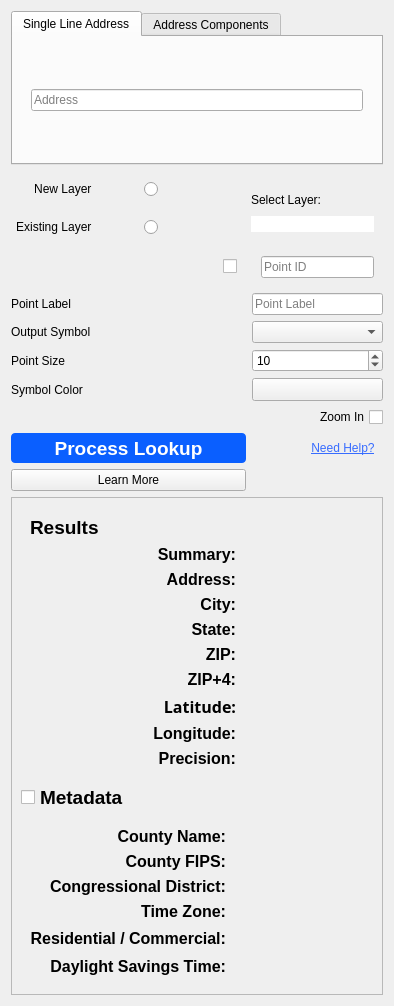
     <widget class="QWidget" name="tab">
      <attribute name="title">
       <string>Single Lookup</string>
      </attribute>
      <layout class="QGridLayout" name="gridLayout">
       <item row="3" column="3">
        <widget class="QCheckBox" name="id_check_box">
         <property name="maximumSize">
          <size>
           <width>30</width>
           <height>16777215</height>
          </size>
         </property>
         <property name="text">
          <string/>
         </property>
        </widget>
       </item>
       <item row="6" column="4">
        <widget class="QgsSpinBox" name="symbol_size_single">
         <property name="sizePolicy">
          <sizepolicy hsizetype="Expanding" vsizetype="Fixed">
           <horstretch>0</horstretch>
           <verstretch>0</verstretch>
          </sizepolicy>
         </property>
         <property name="value">
          <number>10</number>
         </property>
        </widget>
       </item>
       <item row="5" column="4">
        <widget class="QComboBox" name="symbol_drop_down_single">
         <property name="sizePolicy">
          <sizepolicy hsizetype="Expanding" vsizetype="Fixed">
           <horstretch>0</horstretch>
           <verstretch>0</verstretch>
          </sizepolicy>
         </property>
        </widget>
       </item>
       <item row="1" column="0">
        <widget class="QRadioButton" name="new_layer_radio">
         <property name="layoutDirection">
          <enum>Qt::RightToLeft</enum>
         </property>
         <property name="text">
          <string>New Layer              </string>
         </property>
        </widget>
       </item>
       <item row="9" column="0" colspan="4">
        <widget class="QPushButton" name="single_lookup">
         <property name="minimumSize">
          <size>
           <width>235</width>
           <height>30</height>
          </size>
         </property>
         <property name="font">
          <font>
           <pointsize>14</pointsize>
           <weight>75</weight>
           <bold>true</bold>
          </font>
         </property>
         <property name="cursor">
          <cursorShape>PointingHandCursor</cursorShape>
         </property>
         <property name="styleSheet">
          <string notr="true">background-color: rgb(10, 95, 255);
color: white;
border-width: 4px;
border-radius: 4px;</string>
         </property>
         <property name="text">
          <string>Process Lookup</string>
         </property>
         <property name="default">
          <bool>true</bool>
         </property>
        </widget>
       </item>
       <item row="5" column="0">
        <widget class="QLabel" name="label_12">
         <property name="text">
          <string>Output Symbol</string>
         </property>
        </widget>
       </item>
       <item row="7" column="0">
        <widget class="QLabel" name="label_11">
         <property name="maximumSize">
          <size>
           <width>16777215</width>
           <height>16777215</height>
          </size>
         </property>
         <property name="text">
          <string>Symbol Color</string>
         </property>
        </widget>
       </item>
       <item row="4" column="0">
        <widget class="QLabel" name="label_36">
         <property name="text">
          <string>Point Label</string>
         </property>
        </widget>
       </item>
       <item row="7" column="4">
        <widget class="QgsColorButton" name="symbol_color_single">
         <property name="sizePolicy">
          <sizepolicy hsizetype="Expanding" vsizetype="Fixed">
           <horstretch>0</horstretch>
           <verstretch>0</verstretch>
          </sizepolicy>
         </property>
         <property name="layoutDirection">
          <enum>Qt::RightToLeft</enum>
         </property>
         <property name="autoFillBackground">
          <bool>false</bool>
         </property>
        </widget>
       </item>
       <item row="8" column="4" alignment="Qt::AlignLeft">
        <widget class="QCheckBox" name="zoom_in">
         <property name="font">
          <font>
           <weight>50</weight>
           <bold>false</bold>
          </font>
         </property>
         <property name="mouseTracking">
          <bool>false</bool>
         </property>
         <property name="layoutDirection">
          <enum>Qt::RightToLeft</enum>
         </property>
         <property name="text">
          <string>Zoom In</string>
         </property>
        </widget>
       </item>
       <item row="12" column="0" colspan="5">
        <widget class="QFrame" name="results">
         <property name="sizePolicy">
          <sizepolicy hsizetype="Preferred" vsizetype="Fixed">
           <horstretch>0</horstretch>
           <verstretch>0</verstretch>
          </sizepolicy>
         </property>
         <property name="autoFillBackground">
          <bool>false</bool>
         </property>
         <property name="styleSheet">
          <string notr="true"/>
         </property>
         <property name="frameShape">
          <enum>QFrame::StyledPanel</enum>
         </property>
         <property name="frameShadow">
          <enum>QFrame::Raised</enum>
         </property>
         <layout class="QGridLayout" name="gridLayout_3">
          <item row="1" column="0" alignment="Qt::AlignLeft">
           <widget class="QCheckBox" name="meta_data">
            <property name="font">
             <font>
              <pointsize>14</pointsize>
              <weight>75</weight>
              <bold>true</bold>
             </font>
            </property>
            <property name="text">
             <string>Metadata</string>
            </property>
           </widget>
          </item>
          <item row="2" column="0" alignment="Qt::AlignLeft">
           <widget class="QFrame" name="meta_data_results">
            <property name="styleSheet">
             <string notr="true"/>
            </property>
            <property name="frameShape">
             <enum>QFrame::NoFrame</enum>
            </property>
            <property name="frameShadow">
             <enum>QFrame::Plain</enum>
            </property>
            <layout class="QGridLayout" name="gridLayout_2" rowstretch="0,0,0,0,0,0,0">
             <item row="0" column="0">
              <widget class="QLabel" name="label_52">
               <property name="font">
                <font>
                 <pointsize>12</pointsize>
                 <weight>75</weight>
                 <bold>true</bold>
                </font>
               </property>
               <property name="text">
                <string>&lt;html&gt;&lt;head/&gt;&lt;body&gt;&lt;p align=&quot;right&quot;&gt;County Name:&lt;/p&gt;&lt;/body&gt;&lt;/html&gt;</string>
               </property>
              </widget>
             </item>
             <item row="0" column="1" alignment="Qt::AlignLeft">
              <widget class="QLabel" name="county_name_result">
               <property name="font">
                <font>
                 <pointsize>12</pointsize>
                </font>
               </property>
               <property name="text">
                <string/>
               </property>
              </widget>
             </item>
             <item row="1" column="0">
              <widget class="QLabel" name="label_53">
               <property name="font">
                <font>
                 <pointsize>12</pointsize>
                 <weight>75</weight>
                 <bold>true</bold>
                </font>
               </property>
               <property name="text">
                <string>&lt;html&gt;&lt;head/&gt;&lt;body&gt;&lt;p align=&quot;right&quot;&gt;County FIPS:&lt;/p&gt;&lt;/body&gt;&lt;/html&gt;</string>
               </property>
              </widget>
             </item>
             <item row="1" column="1" alignment="Qt::AlignLeft">
              <widget class="QLabel" name="county_fips_result">
               <property name="font">
                <font>
                 <pointsize>12</pointsize>
                </font>
               </property>
               <property name="text">
                <string/>
               </property>
              </widget>
             </item>
             <item row="2" column="0">
              <widget class="QLabel" name="label_56">
               <property name="font">
                <font>
                 <pointsize>12</pointsize>
                 <weight>75</weight>
                 <bold>true</bold>
                </font>
               </property>
               <property name="text">
                <string>&lt;html&gt;&lt;head/&gt;&lt;body&gt;&lt;p align=&quot;right&quot;&gt;Congressional District:&lt;/p&gt;&lt;/body&gt;&lt;/html&gt;</string>
               </property>
              </widget>
             </item>
             <item row="2" column="1" alignment="Qt::AlignLeft">
              <widget class="QLabel" name="congressional_district_result">
               <property name="font">
                <font>
                 <pointsize>12</pointsize>
                </font>
               </property>
               <property name="text">
                <string/>
               </property>
              </widget>
             </item>
             <item row="3" column="0">
              <widget class="QLabel" name="label_55">
               <property name="font">
                <font>
                 <pointsize>12</pointsize>
                 <weight>75</weight>
                 <bold>true</bold>
                </font>
               </property>
               <property name="text">
                <string>&lt;html&gt;&lt;head/&gt;&lt;body&gt;&lt;p align=&quot;right&quot;&gt;Time Zone:&lt;/p&gt;&lt;/body&gt;&lt;/html&gt;</string>
               </property>
              </widget>
             </item>
             <item row="3" column="1" rowspan="2" alignment="Qt::AlignLeft">
              <widget class="QLabel" name="time_zone_result">
               <property name="font">
                <font>
                 <pointsize>12</pointsize>
                </font>
               </property>
               <property name="text">
                <string/>
               </property>
              </widget>
             </item>
             <item row="4" column="0" rowspan="2">
              <widget class="QLabel" name="label_54">
               <property name="font">
                <font>
                 <pointsize>12</pointsize>
                 <weight>75</weight>
                 <bold>true</bold>
                </font>
               </property>
               <property name="text">
                <string>&lt;html&gt;&lt;head/&gt;&lt;body&gt;&lt;p align=&quot;right&quot;&gt;Residential / Commercial:&lt;/p&gt;&lt;/body&gt;&lt;/html&gt;</string>
               </property>
              </widget>
             </item>
             <item row="5" column="1" alignment="Qt::AlignLeft">
              <widget class="QLabel" name="rdi_result">
               <property name="font">
                <font>
                 <pointsize>12</pointsize>
                </font>
               </property>
               <property name="text">
                <string/>
               </property>
              </widget>
             </item>
             <item row="6" column="0">
              <widget class="QLabel" name="label_57">
               <property name="font">
                <font>
                 <pointsize>12</pointsize>
                 <weight>75</weight>
                 <bold>true</bold>
                </font>
               </property>
               <property name="text">
                <string>&lt;html&gt;&lt;head/&gt;&lt;body&gt;&lt;p align=&quot;right&quot;&gt;Daylight Savings Time:&lt;/p&gt;&lt;/body&gt;&lt;/html&gt;</string>
               </property>
              </widget>
             </item>
             <item row="6" column="1" alignment="Qt::AlignLeft">
              <widget class="QLabel" name="dst_result">
               <property name="font">
                <font>
                 <pointsize>12</pointsize>
                </font>
               </property>
               <property name="text">
                <string/>
               </property>
              </widget>
             </item>
            </layout>
           </widget>
          </item>
          <item row="0" column="0" alignment="Qt::AlignLeft">
           <widget class="QFrame" name="frame_2">
            <property name="sizePolicy">
             <sizepolicy hsizetype="Fixed" vsizetype="Preferred">
              <horstretch>0</horstretch>
              <verstretch>0</verstretch>
             </sizepolicy>
            </property>
            <property name="maximumSize">
             <size>
              <width>16777215</width>
              <height>500</height>
             </size>
            </property>
            <property name="frameShape">
             <enum>QFrame::NoFrame</enum>
            </property>
            <property name="frameShadow">
             <enum>QFrame::Plain</enum>
            </property>
            <layout class="QGridLayout" name="gridLayout_4">
             <item row="5" column="4">
              <widget class="QLabel" name="zip_result">
               <property name="font">
                <font>
                 <pointsize>12</pointsize>
                </font>
               </property>
               <property name="text">
                <string/>
               </property>
              </widget>
             </item>
             <item row="6" column="4">
              <widget class="QLabel" name="zip_4_result">
               <property name="font">
                <font>
                 <pointsize>12</pointsize>
                </font>
               </property>
               <property name="styleSheet">
                <string notr="true"/>
               </property>
               <property name="text">
                <string/>
               </property>
              </widget>
             </item>
             <item row="2" column="4" alignment="Qt::AlignLeft">
              <widget class="QLabel" name="address_result">
               <property name="font">
                <font>
                 <pointsize>12</pointsize>
                </font>
               </property>
               <property name="text">
                <string/>
               </property>
              </widget>
             </item>
             <item row="9" column="4" alignment="Qt::AlignLeft">
              <widget class="QLabel" name="precision_result">
               <property name="font">
                <font>
                 <pointsize>12</pointsize>
                </font>
               </property>
               <property name="text">
                <string/>
               </property>
              </widget>
             </item>
             <item row="3" column="4" alignment="Qt::AlignLeft">
              <widget class="QLabel" name="city_result">
               <property name="font">
                <font>
                 <pointsize>12</pointsize>
                </font>
               </property>
               <property name="text">
                <string/>
               </property>
              </widget>
             </item>
             <item row="4" column="4">
              <widget class="QLabel" name="state_result">
               <property name="font">
                <font>
                 <pointsize>12</pointsize>
                </font>
               </property>
               <property name="text">
                <string/>
               </property>
              </widget>
             </item>
             <item row="8" column="4">
              <widget class="QLabel" name="longitude_result">
               <property name="font">
                <font>
                 <pointsize>12</pointsize>
                </font>
               </property>
               <property name="text">
                <string/>
               </property>
              </widget>
             </item>
             <item row="7" column="4">
              <widget class="QLabel" name="latitude_result">
               <property name="font">
                <font>
                 <pointsize>12</pointsize>
                </font>
               </property>
               <property name="text">
                <string/>
               </property>
              </widget>
             </item>
             <item row="0" column="0" alignment="Qt::AlignLeft">
              <widget class="QLabel" name="label_60">
               <property name="font">
                <font>
                 <pointsize>14</pointsize>
                 <weight>75</weight>
                 <bold>true</bold>
                </font>
               </property>
               <property name="text">
                <string>Results</string>
               </property>
              </widget>
             </item>
             <item row="1" column="4">
              <widget class="QLabel" name="summary_result">
               <property name="font">
                <font>
                 <pointsize>12</pointsize>
                </font>
               </property>
               <property name="text">
                <string/>
               </property>
              </widget>
             </item>
             <item row="1" column="0">
              <widget class="QLabel" name="label_59">
               <property name="font">
                <font>
                 <pointsize>12</pointsize>
                 <weight>75</weight>
                 <bold>true</bold>
                </font>
               </property>
               <property name="text">
                <string>&lt;html&gt;&lt;head/&gt;&lt;body&gt;&lt;p align=&quot;right&quot;&gt;Summary:&lt;/p&gt;&lt;/body&gt;&lt;/html&gt;</string>
               </property>
              </widget>
             </item>
             <item row="2" column="0">
              <widget class="QLabel" name="label_63">
               <property name="font">
                <font>
                 <pointsize>12</pointsize>
                 <weight>75</weight>
                 <bold>true</bold>
                </font>
               </property>
               <property name="text">
                <string>&lt;html&gt;&lt;head/&gt;&lt;body&gt;&lt;p align=&quot;right&quot;&gt;Address:&lt;/p&gt;&lt;/body&gt;&lt;/html&gt;</string>
               </property>
              </widget>
             </item>
             <item row="3" column="0">
              <widget class="QLabel" name="label_51">
               <property name="font">
                <font>
                 <pointsize>12</pointsize>
                 <weight>75</weight>
                 <bold>true</bold>
                </font>
               </property>
               <property name="text">
                <string>&lt;html&gt;&lt;head/&gt;&lt;body&gt;&lt;p align=&quot;right&quot;&gt;City:&lt;/p&gt;&lt;/body&gt;&lt;/html&gt;</string>
               </property>
              </widget>
             </item>
             <item row="4" column="0">
              <widget class="QLabel" name="label_65">
               <property name="font">
                <font>
                 <pointsize>12</pointsize>
                 <weight>75</weight>
                 <bold>true</bold>
                </font>
               </property>
               <property name="text">
                <string>&lt;html&gt;&lt;head/&gt;&lt;body&gt;&lt;p align=&quot;right&quot;&gt;State:&lt;/p&gt;&lt;/body&gt;&lt;/html&gt;</string>
               </property>
              </widget>
             </item>
             <item row="5" column="0">
              <widget class="QLabel" name="label_50">
               <property name="font">
                <font>
                 <pointsize>12</pointsize>
                 <weight>75</weight>
                 <bold>true</bold>
                </font>
               </property>
               <property name="text">
                <string>&lt;html&gt;&lt;head/&gt;&lt;body&gt;&lt;p align=&quot;right&quot;&gt;ZIP:&lt;/p&gt;&lt;/body&gt;&lt;/html&gt;</string>
               </property>
              </widget>
             </item>
             <item row="6" column="0">
              <widget class="QLabel" name="label_64">
               <property name="font">
                <font>
                 <pointsize>12</pointsize>
                 <weight>75</weight>
                 <bold>true</bold>
                </font>
               </property>
               <property name="text">
                <string>&lt;html&gt;&lt;head/&gt;&lt;body&gt;&lt;p align=&quot;right&quot;&gt;ZIP+4:&lt;/p&gt;&lt;/body&gt;&lt;/html&gt;</string>
               </property>
              </widget>
             </item>
             <item row="7" column="0">
              <widget class="QLabel" name="label_61">
               <property name="font">
                <font>
                 <pointsize>12</pointsize>
                 <weight>75</weight>
                 <bold>true</bold>
                </font>
               </property>
               <property name="layoutDirection">
                <enum>Qt::LeftToRight</enum>
               </property>
               <property name="text">
                <string>&lt;html&gt;&lt;head/&gt;&lt;body&gt;&lt;p align=&quot;right&quot;&gt;&lt;pre style=&quot;font-weight: bold; font-family:AppleSystemUIFont&quot;&gt;                                Latitude:&lt;/pre&gt;&lt;/p&gt;&lt;/body&gt;&lt;/html&gt;</string>
               </property>
              </widget>
             </item>
             <item row="8" column="0">
              <widget class="QLabel" name="label_58">
               <property name="font">
                <font>
                 <pointsize>12</pointsize>
                 <weight>75</weight>
                 <bold>true</bold>
                </font>
               </property>
               <property name="text">
                <string>&lt;html&gt;&lt;head/&gt;&lt;body&gt;&lt;p align=&quot;right&quot;&gt;Longitude:&lt;/p&gt;&lt;/body&gt;&lt;/html&gt;</string>
               </property>
              </widget>
             </item>
             <item row="9" column="0">
              <widget class="QLabel" name="label_62">
               <property name="font">
                <font>
                 <pointsize>12</pointsize>
                 <weight>75</weight>
                 <bold>true</bold>
                </font>
               </property>
               <property name="text">
                <string>&lt;html&gt;&lt;head/&gt;&lt;body&gt;&lt;p align=&quot;right&quot;&gt;Precision:&lt;/p&gt;&lt;/body&gt;&lt;/html&gt;</string>
               </property>
              </widget>
             </item>
            </layout>
           </widget>
          </item>
         </layout>
        </widget>
       </item>
       <item row="0" column="0" colspan="5">
        <widget class="QTabWidget" name="tabWidget_2">
         <property name="sizePolicy">
          <sizepolicy hsizetype="Expanding" vsizetype="Fixed">
           <horstretch>0</horstretch>
           <verstretch>0</verstretch>
          </sizepolicy>
         </property>
         <property name="maximumSize">
          <size>
           <width>16777215</width>
           <height>179</height>
          </size>
         </property>
         <property name="layoutDirection">
          <enum>Qt::LeftToRight</enum>
         </property>
         <property name="tabPosition">
          <enum>QTabWidget::North</enum>
         </property>
         <property name="currentIndex">
          <number>0</number>
         </property>
         <property name="usesScrollButtons">
          <bool>true</bool>
         </property>
         <property name="tabBarAutoHide">
          <bool>true</bool>
         </property>
         <widget class="QWidget" name="tab_3">
          <property name="sizePolicy">
           <sizepolicy hsizetype="Preferred" vsizetype="Preferred">
            <horstretch>0</horstretch>
            <verstretch>0</verstretch>
           </sizepolicy>
          </property>
          <attribute name="title">
           <string>Single Line Address</string>
          </attribute>
          <layout class="QVBoxLayout" name="verticalLayout_5">
           <item>
            <widget class="QFrame" name="frame_3">
             <property name="sizePolicy">
              <sizepolicy hsizetype="Expanding" vsizetype="Preferred">
               <horstretch>0</horstretch>
               <verstretch>0</verstretch>
              </sizepolicy>
             </property>
             <property name="frameShape">
              <enum>QFrame::NoFrame</enum>
             </property>
             <property name="frameShadow">
              <enum>QFrame::Plain</enum>
             </property>
             <layout class="QVBoxLayout" name="verticalLayout_6">
              <item>
               <widget class="QLineEdit" name="single_address_lookup">
                <property name="styleSheet">
                 <string notr="true"/>
                </property>
                <property name="placeholderText">
                 <string>Address</string>
                </property>
               </widget>
              </item>
             </layout>
            </widget>
           </item>
          </layout>
         </widget>
         <widget class="QWidget" name="tab_4">
          <attribute name="title">
           <string>Address Components</string>
          </attribute>
          <layout class="QVBoxLayout" name="verticalLayout_2">
           <item>
            <widget class="QLineEdit" name="street">
             <property name="styleSheet">
              <string notr="true"/>
             </property>
             <property name="text">
              <string/>
             </property>
             <property name="placeholderText">
              <string>Street</string>
             </property>
            </widget>
           </item>
           <item>
            <widget class="QLineEdit" name="city">
             <property name="styleSheet">
              <string notr="true"/>
             </property>
             <property name="text">
              <string/>
             </property>
             <property name="placeholderText">
              <string>City</string>
             </property>
            </widget>
           </item>
           <item>
            <widget class="QLineEdit" name="state">
             <property name="styleSheet">
              <string notr="true"/>
             </property>
             <property name="text">
              <string/>
             </property>
             <property name="placeholderText">
              <string>State</string>
             </property>
            </widget>
           </item>
           <item>
            <widget class="QLineEdit" name="zipcode">
             <property name="styleSheet">
              <string notr="true"/>
             </property>
             <property name="text">
              <string/>
             </property>
             <property name="placeholderText">
              <string>ZIP Code</string>
             </property>
            </widget>
           </item>
          </layout>
         </widget>
        </widget>
       </item>
       <item row="3" column="4">
        <widget class="QFrame" name="single_frame_id">
         <property name="sizePolicy">
          <sizepolicy hsizetype="Expanding" vsizetype="Preferred">
           <horstretch>0</horstretch>
           <verstretch>0</verstretch>
          </sizepolicy>
         </property>
         <property name="minimumSize">
          <size>
           <width>0</width>
           <height>0</height>
          </size>
         </property>
         <property name="baseSize">
          <size>
           <width>550</width>
           <height>0</height>
          </size>
         </property>
         <property name="frameShape">
          <enum>QFrame::NoFrame</enum>
         </property>
         <property name="frameShadow">
          <enum>QFrame::Raised</enum>
         </property>
         <property name="lineWidth">
          <number>0</number>
         </property>
         <layout class="QGridLayout" name="gridLayout_6">
          <item row="0" column="1">
           <widget class="QLineEdit" name="single_address_id">
            <property name="placeholderText">
             <string>Point ID</string>
            </property>
           </widget>
          </item>
         </layout>
        </widget>
       </item>
       <item row="1" column="3" rowspan="2" colspan="2">
        <widget class="QFrame" name="layer_stacked">
         <property name="styleSheet">
          <string notr="true">border:0</string>
         </property>
         <property name="frameShape">
          <enum>QFrame::StyledPanel</enum>
         </property>
         <property name="frameShadow">
          <enum>QFrame::Raised</enum>
         </property>
         <layout class="QVBoxLayout" name="verticalLayout">
          <item>
           <widget class="QStackedWidget" name="stacked_widget">
            <property name="currentIndex">
             <number>1</number>
            </property>
            <widget class="QWidget" name="page">
             <layout class="QGridLayout" name="gridLayout_7">
              <item row="0" column="0">
               <widget class="QFrame" name="new_layer_frame">
                <property name="styleSheet">
                 <string notr="true">border:0</string>
                </property>
                <property name="frameShape">
                 <enum>QFrame::StyledPanel</enum>
                </property>
                <property name="frameShadow">
                 <enum>QFrame::Raised</enum>
                </property>
                <layout class="QVBoxLayout" name="verticalLayout_3">
                 <item>
                  <widget class="QLineEdit" name="layer_name_single">
                   <property name="styleSheet">
                    <string notr="true"/>
                   </property>
                   <property name="placeholderText">
                    <string>Layer Name</string>
                   </property>
                  </widget>
                 </item>
                </layout>
               </widget>
              </item>
             </layout>
            </widget>
            <widget class="QWidget" name="page_2">
             <widget class="QFrame" name="existing_layer_frame">
              <property name="geometry">
               <rect>
                <x>10</x>
                <y>0</y>
                <width>361</width>
                <height>61</height>
               </rect>
              </property>
              <property name="styleSheet">
               <string notr="true">border:0</string>
              </property>
              <property name="frameShape">
               <enum>QFrame::StyledPanel</enum>
              </property>
              <property name="frameShadow">
               <enum>QFrame::Raised</enum>
              </property>
              <layout class="QVBoxLayout" name="verticalLayout_4">
               <item>
                <widget class="QLabel" name="label_35">
                 <property name="text">
                  <string>Select Layer:</string>
                 </property>
                </widget>
               </item>
               <item>
                <widget class="QComboBox" name="layer_box"/>
               </item>
              </layout>
             </widget>
            </widget>
           </widget>
          </item>
         </layout>
        </widget>
       </item>
       <item row="6" column="0" colspan="2">
        <widget class="QLabel" name="label_40">
         <property name="text">
          <string>Point Size</string>
         </property>
        </widget>
       </item>
       <item row="4" column="4">
        <widget class="QLineEdit" name="point_label">
         <property name="layoutDirection">
          <enum>Qt::RightToLeft</enum>
         </property>
         <property name="placeholderText">
          <string>Point Label</string>
         </property>
        </widget>
       </item>
       <item row="2" column="0">
        <widget class="QRadioButton" name="existing_layer_radio">
         <property name="layoutDirection">
          <enum>Qt::RightToLeft</enum>
         </property>
         <property name="text">
          <string>Existing Layer              </string>
         </property>
        </widget>
       </item>
       <item row="9" column="4" alignment="Qt::AlignRight">
        <widget class="QPushButton" name="smarty_link_help">
         <property name="font">
          <font>
           <underline>true</underline>
          </font>
         </property>
         <property name="cursor">
          <cursorShape>PointingHandCursor</cursorShape>
         </property>
         <property name="autoFillBackground">
          <bool>false</bool>
         </property>
         <property name="styleSheet">
          <string notr="true">color: rgb(55, 108, 255); background-color:white;</string>
         </property>
         <property name="text">
          <string>Need Help?</string>
         </property>
         <property name="checkable">
          <bool>false</bool>
         </property>
         <property name="autoDefault">
          <bool>false</bool>
         </property>
         <property name="flat">
          <bool>true</bool>
         </property>
        </widget>
       </item>
       <item row="10" column="0" colspan="4">
        <widget class="QPushButton" name="pushButton">
         <property name="text">
          <string>Learn More</string>
         </property>
        </widget>
       </item>
      </layout>
     </widget>
